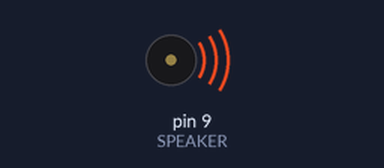
Bench run of a sketch on a simulated Arduino Uno, built with avr-gcc and run on an emulated ATmega328P. Shown: buzzer (waves = sounding).

Above: at 0.1 s.
At 3.8 s:
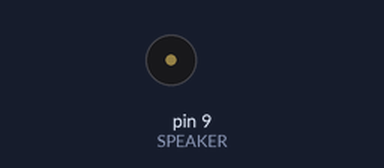
Timing chart, 0 to 5.3 s (numbered marks = the images above):
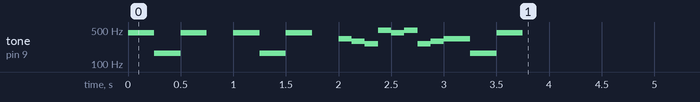

The sketch:

with_speaker.ino
```cpp
#include"pitches.h"
const int SPEAKER=9;
int notes[]={
  NOTE_A4,NOTE_E3,NOTE_A4,0,
  NOTE_A4,NOTE_E3,NOTE_A4,0,
  NOTE_E4,NOTE_D4,NOTE_C4,NOTE_B4,
  NOTE_A4,NOTE_B4,NOTE_C4,NOTE_D4,
  NOTE_E4,NOTE_E3,NOTE_A4,0
};
int times[]={
  250,250,250,250,
  250,250,250,250,
  125,125,125,125,125,125,125,125,
  250,250,250,250
};
void setup()
{
  for(int i=0;i<20;i++)
  {
    tone(SPEAKER,notes[i],times[i]);
    delay(times[i]);
  }
}
void loop()
{
  // put your main code here, to run repeatedly:

}
```
